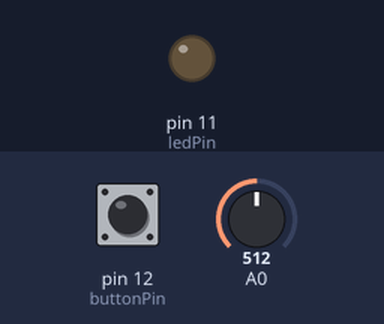
Bench run of a sketch on a simulated Arduino Uno, built with avr-gcc and run on an emulated ATmega328P. On the bench: output pins drawn as LEDs (lit = HIGH). The test bench sets the inputs (shaded band); at power-on: pin 12 (buttonPin) LOW, A0 = 512. What the sketch prints to the serial monitor is not drawn.

Above: at 1.2 s.
1.3 s: pin 12 (buttonPin) pulled HIGH for 0.15 s
At 1.37 s:
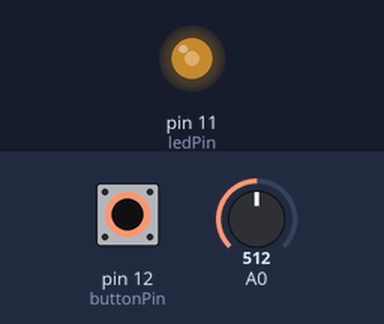
2.9 s: pin 12 (buttonPin) pulled HIGH for 3.2 s
At 6.9 s:
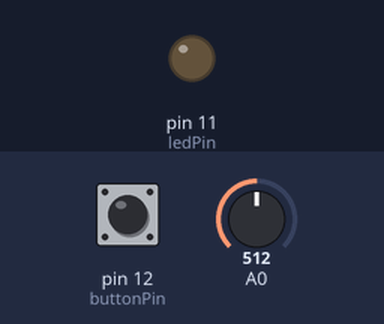
Timing chart, 0 to 8.4 s (numbered marks = the images above; inputs shaded):
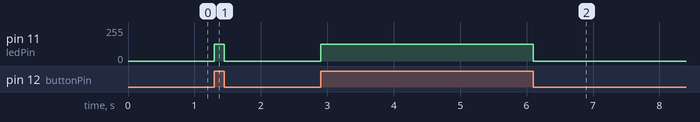

The sketch:

potenciometar.ino
```cpp
int ledPin = 11;
int buttonPin = 12;

int scale(int val)
{
  return (int)((val / 1024.0) * 255.0);
}

void setup() {
  Serial.begin(9600);
  pinMode(ledPin, OUTPUT);
  pinMode(buttonPin, INPUT);
}

void loop() {
  int val = analogRead(A0);

  if (digitalRead(buttonPin) == HIGH)
  {
    analogWrite(ledPin, scale(val));
  }
  else
  {
    analogWrite(ledPin, 0);

  }
  Serial.println(val);
}
```

Measured:
- after the input at 1.3 s, pin 11 (ledPin): 0/255 → 127/255 at once, → 0/255 0.15 s later
- after the input at 2.9 s, pin 11 (ledPin): 0/255 → 127/255 at once, → 0/255 3.2 s later
